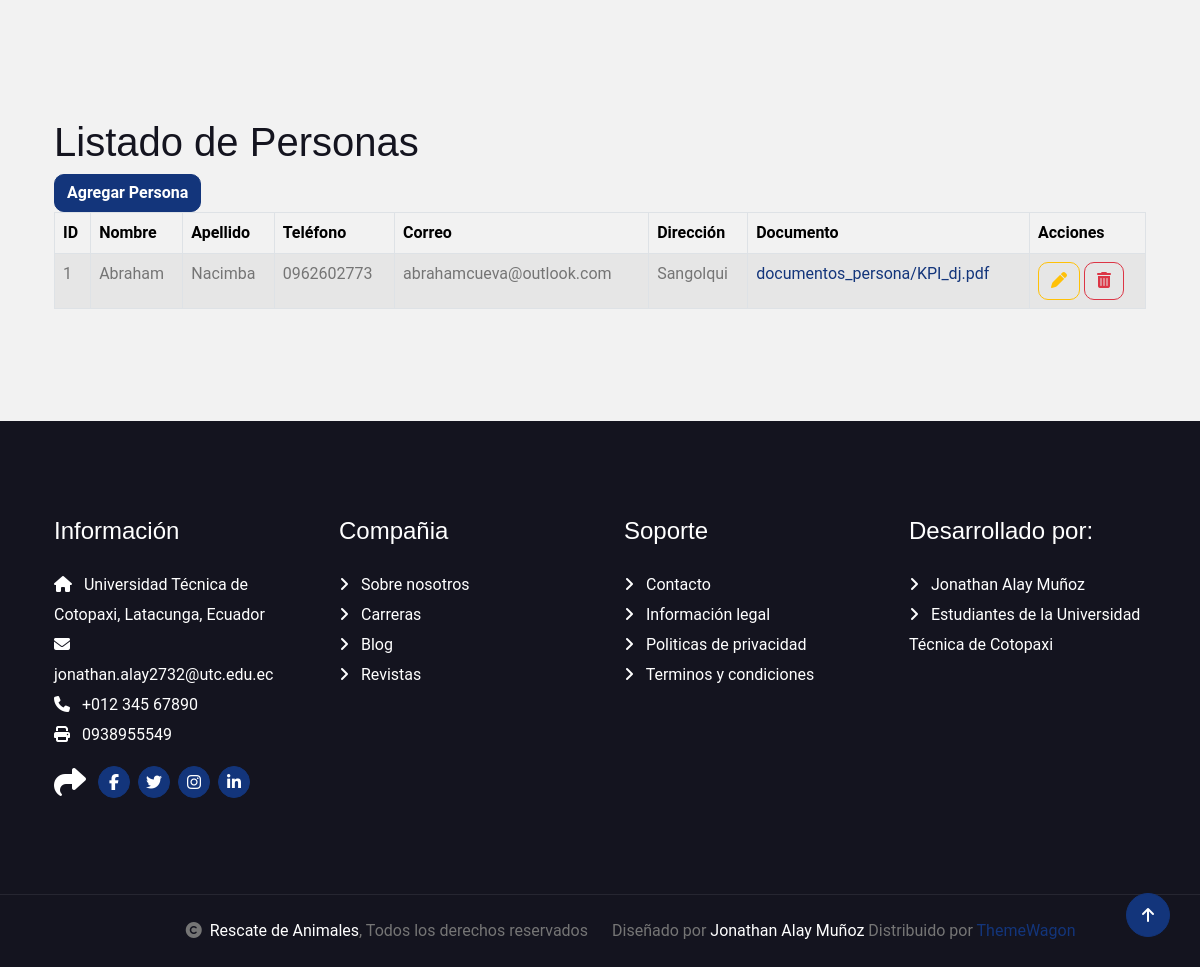
/ (lower part), run on an earlier commit of the app's database.
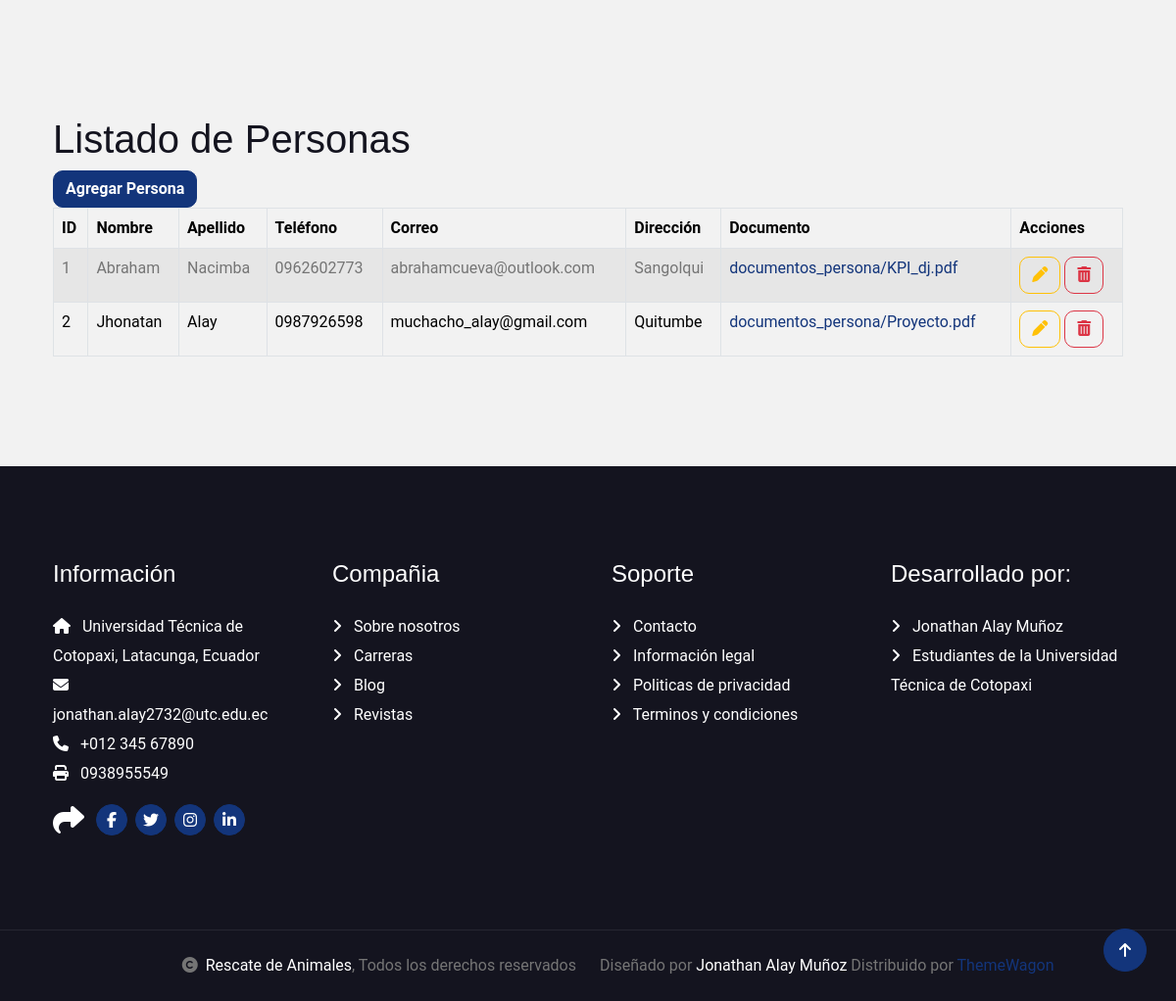
And on a later commit of the database.
### Aplicaciones/Adopcion/models.py (models this page shows, shortened)
class Persona(models.Model):
    id_per = models.AutoField(primary_key=True)
    nombre_per = models.CharField(max_length=100)
    apellido_per = models.CharField(max_length=100)
    telefono_per = models.CharField(max_length=20, null=True, blank=True)
    correo_per = models.EmailField(max_length=100, unique=True)
    direccion_per = models.CharField(max_length=200, null=True, blank=True)
    documento_per = models.FileField(upload_to='documentos_persona/', null=True, blank=True)

### Aplicaciones/Adopcion/views.py (the view)
# urls.py: path('', views.persona),
def persona(request):
    listado = Persona.objects.all()
    return render(request, "persona.html", {'personas': listado})

### Aplicaciones/Adopcion/templates/persona.html (shortened to what this page needs)
{% extends './plantilla.html' %}
{% block contenido %}
<br>
<h1>Listado de Personas</h1>
<a href="/nuevaPersona" class="btn btn-primary">Agregar Persona</a>
<table class="table table-bordered table-striped table-hover" id="tbl_personas">
    <thead>
        <tr>
            <th>ID</th>
            <th>Nombre</th>
            <th>Apellido</th>
            <th>Teléfono</th>
            <th>Correo</th>
            <th>Dirección</th>
            <th>Documento</th>
            <th>Acciones</th>
        </tr>
    </thead>
    <tbody>
        {% for persona in personas %}
        <tr>
            <td>{{ persona.id_per }}</td>
            <td>{{ persona.nombre_per }}</td>
            <td>{{ persona.apellido_per }}</td>
            <td>{{ persona.telefono_per }}</td>
            <td>{{ persona.correo_per }}</td>
            <td>{{ persona.direccion_per }}</td>
            <td>
                {% if persona.documento_per %}
                    <a href="{{ persona.documento_per.url }}" download>{{ persona.documento_per.name }}</a>
                {% else %}
                    Ninguno
                {% endif %}
            </td>
            <td>
                <a href="/editarPersona/{{ persona.id_per }}" class="btn btn-outline-warning">
                    <i class="fa fa-pen"></i>
                </a>
                <a href="#" onclick="eliminarPersona('{{ persona.id_per }}');" class="btn btn-outline-danger">
                    <i class="fa fa-trash"></i>
                </a>
            </td>
        </tr>
        {% endfor %}
    </tbody>
</table>
{% endblock %}

What changed in the data, as far as the page shows it:
added Persona: id_per "2", nombre_per "Jhonatan", apellido_per "Alay", telefono_per "0987926598", correo_per "muchacho_alay@gmail.com", direccion_per "Quitumbe", documento_per.name "documentos_persona/Proyecto.pdf"
